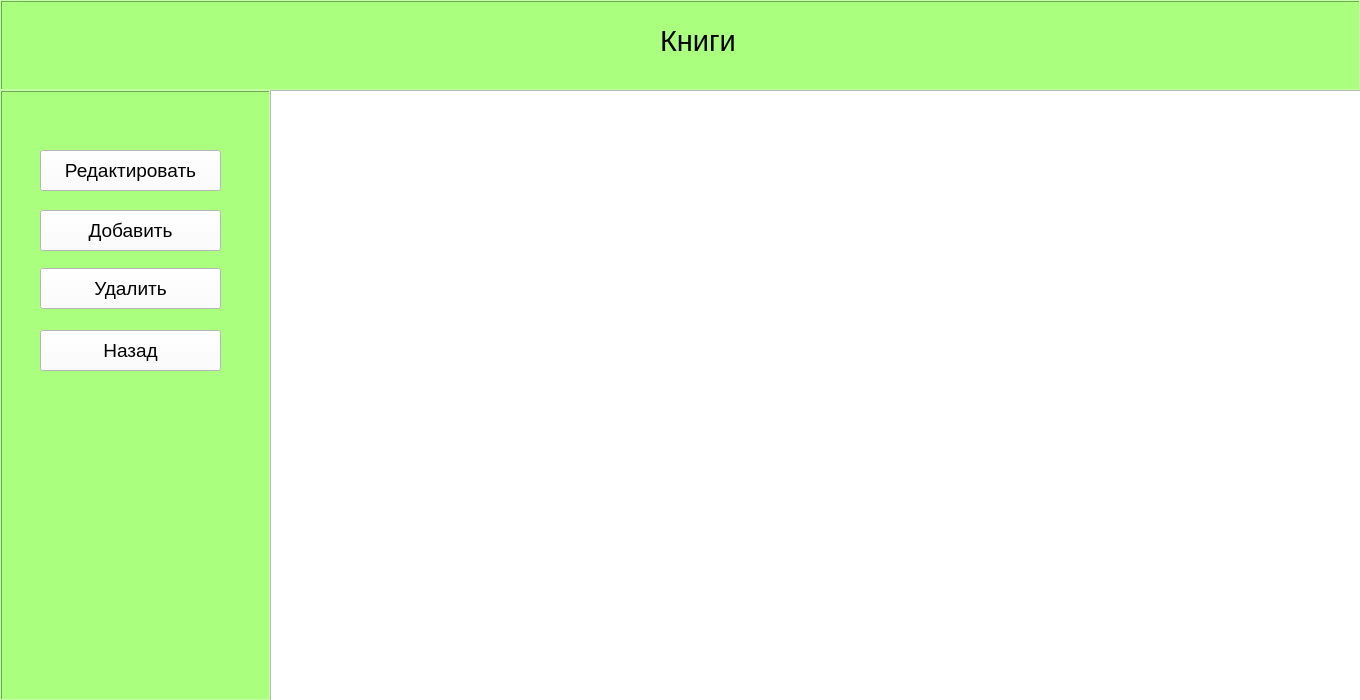
<?xml version="1.0" encoding="UTF-8"?>
<ui version="4.0">
 <class>MainWindow</class>
 <widget class="QMainWindow" name="MainWindow">
  <property name="geometry">
   <rect>
    <x>0</x>
    <y>0</y>
    <width>1360</width>
    <height>700</height>
   </rect>
  </property>
  <property name="windowTitle">
   <string>Список_книг</string>
  </property>
  <widget class="QWidget" name="centralwidget">
   <widget class="QFrame" name="frame">
    <property name="geometry">
     <rect>
      <x>0</x>
      <y>0</y>
      <width>1361</width>
      <height>91</height>
     </rect>
    </property>
    <property name="styleSheet">
     <string notr="true">background-color:rgb(170, 255, 127)</string>
    </property>
    <property name="frameShape">
     <enum>QFrame::Box</enum>
    </property>
    <property name="frameShadow">
     <enum>QFrame::Raised</enum>
    </property>
    <widget class="QLabel" name="label">
     <property name="geometry">
      <rect>
       <x>660</x>
       <y>20</y>
       <width>81</width>
       <height>41</height>
      </rect>
     </property>
     <property name="font">
      <font>
       <pointsize>22</pointsize>
      </font>
     </property>
     <property name="text">
      <string>Книги</string>
     </property>
    </widget>
   </widget>
   <widget class="QFrame" name="frame_2">
    <property name="geometry">
     <rect>
      <x>0</x>
      <y>90</y>
      <width>271</width>
      <height>611</height>
     </rect>
    </property>
    <property name="styleSheet">
     <string notr="true">background-color:rgb(170, 255, 127)</string>
    </property>
    <property name="frameShape">
     <enum>QFrame::Box</enum>
    </property>
    <property name="frameShadow">
     <enum>QFrame::Raised</enum>
    </property>
    <widget class="QPushButton" name="pushButton">
     <property name="geometry">
      <rect>
       <x>40</x>
       <y>60</y>
       <width>181</width>
       <height>41</height>
      </rect>
     </property>
     <property name="font">
      <font>
       <pointsize>14</pointsize>
      </font>
     </property>
     <property name="styleSheet">
      <string notr="true">background-color:rgb(255, 255, 255)</string>
     </property>
     <property name="text">
      <string>Редактировать</string>
     </property>
    </widget>
    <widget class="QPushButton" name="pushButton_2">
     <property name="geometry">
      <rect>
       <x>40</x>
       <y>120</y>
       <width>181</width>
       <height>41</height>
      </rect>
     </property>
     <property name="font">
      <font>
       <pointsize>14</pointsize>
      </font>
     </property>
     <property name="styleSheet">
      <string notr="true">background-color:rgb(255, 255, 255)</string>
     </property>
     <property name="text">
      <string>Добавить</string>
     </property>
    </widget>
    <widget class="QPushButton" name="pushButton_3">
     <property name="geometry">
      <rect>
       <x>40</x>
       <y>178</y>
       <width>181</width>
       <height>41</height>
      </rect>
     </property>
     <property name="font">
      <font>
       <pointsize>14</pointsize>
      </font>
     </property>
     <property name="styleSheet">
      <string notr="true">background-color:rgb(255, 255, 255)</string>
     </property>
     <property name="text">
      <string>Удалить</string>
     </property>
    </widget>
    <widget class="QPushButton" name="pushButton_4">
     <property name="geometry">
      <rect>
       <x>40</x>
       <y>240</y>
       <width>181</width>
       <height>41</height>
      </rect>
     </property>
     <property name="font">
      <font>
       <pointsize>14</pointsize>
      </font>
     </property>
     <property name="styleSheet">
      <string notr="true">background-color:rgb(255, 255, 255)</string>
     </property>
     <property name="text">
      <string>Назад</string>
     </property>
    </widget>
   </widget>
   <widget class="QTableWidget" name="tableWidget">
    <property name="geometry">
     <rect>
      <x>270</x>
      <y>90</y>
      <width>1091</width>
      <height>611</height>
     </rect>
    </property>
   </widget>
  </widget>
 </widget>
 <resources/>
 <connections/>
</ui>
